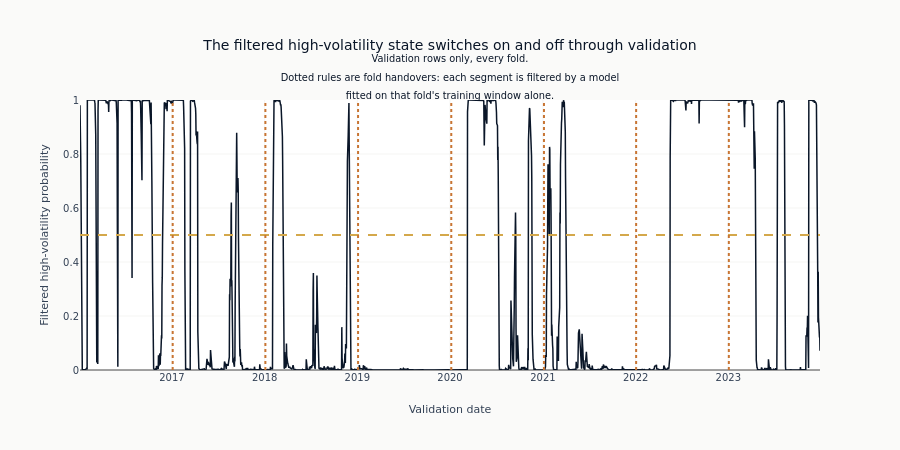

Notebook cell for this chart:
### Markdown cell above
## 9. High-Volatility Regime Diagnostic

The HMM output is a market-level conditioning variable, not a cross-sectional
signal. This validation-only view shows the filtered probability assigned to
the higher-variance state without interpreting that state as risk-off.

Validation windows are contiguous, so the folds concatenate into an unbroken line,
and each segment of that line comes from a separate fit on its own fold's training
window. The dotted rules mark where one fold's model hands over to the next, which
is where a discontinuity would be fit instability rather than a regime change.

### Code cell
if "hmm_regime_prob_high_vol" in eval_features.columns:
    hmm_validation = (
        eval_features.select("timestamp", "hmm_regime_prob_high_vol")
        .unique("timestamp", keep="last")
        .sort("timestamp")
        .drop_nulls()
    )
    high_vol_share = float((hmm_validation["hmm_regime_prob_high_vol"] >= 0.5).mean())
    print(
        f"Validation sessions with filtered P(high-vol) >= 0.5: {high_vol_share:.1%} "
        f"of {len(hmm_validation):,}"
    )
    fig = go.Figure(
        go.Scatter(
            x=hmm_validation["timestamp"],
            y=hmm_validation["hmm_regime_prob_high_vol"],
            mode="lines",
            line={"color": COLORS["blue"], "width": 1.5},
            showlegend=False,
        )
    )
    fig.add_hline(y=0.5, line_dash="dash", line_color=COLORS["amber"])
    for fold in folds[:-1]:
        fig.add_vline(x=fold["val_start"].isoformat(), line_dash="dot", line_color=COLORS["copper"])
    fig.update_layout(
        title=(
            "The filtered high-volatility state switches on and off through validation"
            "<br><sup>Validation rows only, every fold."
            "<br>Dotted rules are fold handovers: each segment is filtered by a model"
            "<br>fitted on that fold's training window alone.</sup>"
        ),
        xaxis_title="Validation date",
        yaxis_title="Filtered high-volatility probability",
        yaxis_range=[0, 1],
        height=450,
    )
    fig.show()
else:
    high_vol_share = float("nan")
    print("HMM diagnostic omitted: the reduced run produces no USD factor series.")

### Figure 1 — Plotly figure (JSON) as saved in the notebook; plotly's stock layout.template omitted (floating-point values rounded to 4 significant figures; data arrays with more than 128 entries replaced by an {"elided": "..."} marker saying what was removed)
{"data": [{"line": {"color": "#0a1628", "width": 1.5}, "mode": "lines", "showlegend": false, "type": "scatter", "x": {"elided": "2063 str values"}, "y": {"elided": "2063 float values"}}], "layout": {"height": 450, "shapes": [{"line": {"color": "#D4A84B", "dash": "dash"}, "type": "line", "x0": 0, "x1": 1, "xref": "x domain", "y0": 0.5, "y1": 0.5, "yref": "y"}, {"line": {"color": "#C87533", "dash": "dot"}, "type": "line", "x0": "2023-01-03", "x1": "2023-01-03", "xref": "x", "y0": 0, "y1": 1, "yref": "y domain"}, {"line": {"color": "#C87533", "dash": "dot"}, "type": "line", "x0": "2022-01-03", "x1": "2022-01-03", "xref": "x", "y0": 0, "y1": 1, "yref": "y domain"}, {"line": {"color": "#C87533", "dash": "dot"}, "type": "line", "x0": "2021-01-05", "x1": "2021-01-05", "xref": "x", "y0": 0, "y1": 1, "yref": "y domain"}, {"line": {"color": "#C87533", "dash": "dot"}, "type": "line", "x0": "2020-01-06", "x1": "2020-01-06", "xref": "x", "y0": 0, "y1": 1, "yref": "y domain"}, {"line": {"color": "#C87533", "dash": "dot"}, "type": "line", "x0": "2019-01-04", "x1": "2019-01-04", "xref": "x", "y0": 0, "y1": 1, "yref": "y domain"}, {"line": {"color": "#C87533", "dash": "dot"}, "type": "line", "x0": "2018-01-04", "x1": "2018-01-04", "xref": "x", "y0": 0, "y1": 1, "yref": "y domain"}, {"line": {"color": "#C87533", "dash": "dot"}, "type": "line", "x0": "2017-01-04", "x1": "2017-01-04", "xref": "x", "y0": 0, "y1": 1, "yref": "y domain"}], "title": {"text": "The filtered high-volatility state switches on and off through validation<br><sup>Validation rows only, every fold.<br>Dotted rules are fold handovers: each segment is filtered by a model<br>fitted on that fold's training window alone.</sup>"}, "xaxis": {"title": {"text": "Validation date"}}, "yaxis": {"range": [0, 1], "title": {"text": "Filtered high-volatility probability"}}}}
